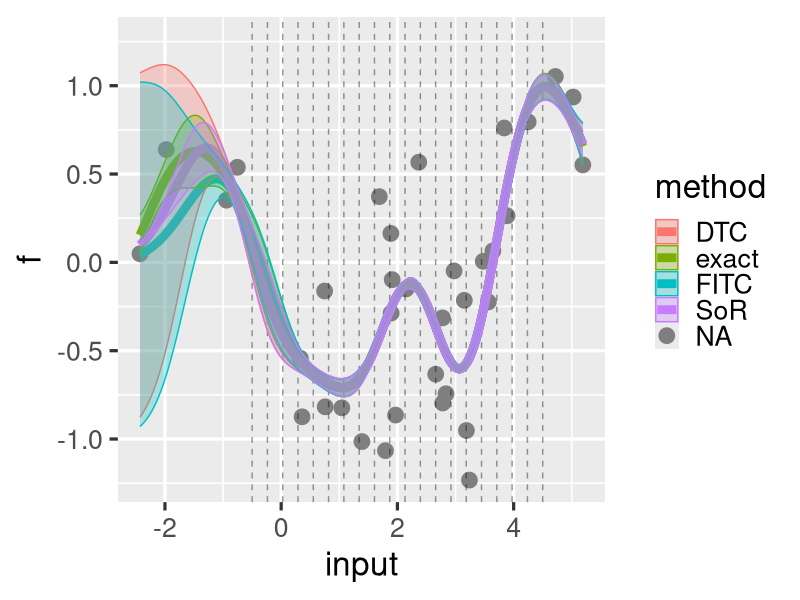

R code for this plot:
library(MASS)
library(ggplot2)
library(dplyr)
set.seed(1)
theme_set(theme_grey(base_size=24))
distance <- function(x, y=x) outer(x, y, FUN="-")
kernel.se <- function(x, y=x) exp(-distance(x, y)**2)
add.posterior.plot <- function(gp, df., colour) {
  gp +
    geom_point(data=df., color=colour) +
    geom_ribbon(data=df., aes(ymin=f-f.var, ymax=f+f.var), alpha=.3, fill=colour)
}
solve.chol <- function(Q, b) backsolve(Q, backsolve(Q, b, transpose=TRUE))
solve.pivoted.chol <- function(Q, b) {
  pivot <- attr(Q, 'pivot')
  # r <- attr(Q, 'rank')
  backsolve(Q, backsolve(Q, b[pivot], transpose=TRUE))[order(pivot)]
}
N <- 35
M <- 20
sigma <- .4
inputs.inducing <- seq(-.5, 4.5, length.out=M)
train <- data.frame(input=rnorm(N, 2, 2)) %>%
  mutate(f=mvrnorm(1, mu=rep(0, n()), kernel.se(input) + sigma**2 * diag(N)), f.var=NA, method=NA)
inputs.test <- seq(min(train$input), max(train$input), length.out=300)
K <- kernel.se(train$input) + 1e-9 * diag(nrow(train))
K.noisy <- K + sigma**2 * diag(nrow(train))
cond.number <- function(X) {
  eig <- eigen(X, only.values=TRUE)
  eig$values[1] / eig$values[nrow(X)]
}
Kfu <- kernel.se(train$input, inputs.inducing)
Kuu <- kernel.se(inputs.inducing)
Kuu.inv <- ginv(Kuu)
Kstaru <- kernel.se(inputs.test, inputs.inducing)
Qstarstar <- Kstaru %*% Kuu.inv %*% t(Kstaru)
Qff <- Kfu %*% Kuu.inv %*% t(Kfu)
# cond.number(K.chol)
K.chol <- chol(K.noisy)
#
# Test Cholesky decomposition of non-negative definite matrix
R <- chol(K, pivot=TRUE)
rank. <- attr(R, 'rank')
pivot <- attr(R, 'pivot')
oo <- order(pivot)
max(abs(t(R[1:rank.,oo])%*%R[1:rank.,oo] - K))
## solve for RPx
a <- Kfu[,1]
b <- K %*% a
RPx <- backsolve(R, b[pivot], k=rank., transpose=TRUE)
x <- backsolve(R, RPx, k=rank.)
x - a[pivot[1:rank.]]
K %*% x[oo] - a
max(abs(crossprod(R[1:rank.,oo]) - K))
rank.

rank.
R[21:24,21:24]

# max(abs(crossprod(K.chol) - K.noisy))
K.inv.f.chol <- solve.chol(K.chol, train$f)
# max(abs(train$f - K.noisy %*% K.inv.f.chol))

Kstarstar <- kernel.se(inputs.test)
Kstartrain <- kernel.se(inputs.test, train$input)
exact <- data.frame(input=inputs.test) %>%
  mutate(f=Kstartrain %*% solve.chol(K.chol, train$f),
         f.var=pmax(0, diag(Kstarstar - Kstartrain %*% solve.chol(K.chol, t(Kstartrain)))),
         method='exact')
#
# Subset of regressors (notation from Quinonero & Rasmussen (2005), eqn 16b)
Sigma <- ginv(1/sigma**2 * crossprod(Kfu) + Kuu)
Sigma.starstar <- Kstaru %*% Sigma %*% t(Kstaru)
sor <- data.frame(input=inputs.test) %>%
  mutate(f=1 / sigma**2 * Kstaru %*% Sigma %*% t(Kfu) %*% train$f,
         f.var=pmax(0, diag(Sigma.starstar)),
         method='SoR')
#
# Deterministic training conditional (eqn 20b)
dtc <- data.frame(input=inputs.test) %>%
  mutate(f=1 / sigma**2 * Kstaru %*% Sigma %*% t(Kfu) %*% train$f,
         f.var=pmax(0, diag(Kstarstar - Qstarstar + Sigma.starstar)),
         method='DTC')
#
# Fully independent training conditional (eqn 24b)
Lambda.inv.fitc <- 1 / (diag(K) - diag(Qff) + sigma**2)
Sigma.fitc <- ginv(Kuu + t(Kfu) %*% diag(Lambda.inv.fitc) %*% Kfu)
fitc <- data.frame(input=inputs.test) %>%
  mutate(f=Kstaru %*% Sigma.fitc %*% t(Kfu) %*% (Lambda.inv.fitc * train$f),
         f.var=pmax(0, diag(Kstarstar - Qstarstar + Sigma.starstar)),
         method='FITC')
#
# Combine all inferences
posterior <- bind_rows(exact, sor, dtc, fitc)
gp <- ggplot(posterior,
                   aes(x=input, y=f, ymin=f-sqrt(f.var), ymax=f+sqrt(f.var), fill=method, colour=method)) +
  geom_point(data=train, size=5) +
  geom_vline(xintercept=inputs.inducing, alpha=.4, linetype='dashed') +
  geom_line(size=3) +
  geom_ribbon(aes(ymin=f-f.var, ymax=f+f.var), alpha=.3)
print(gp)
